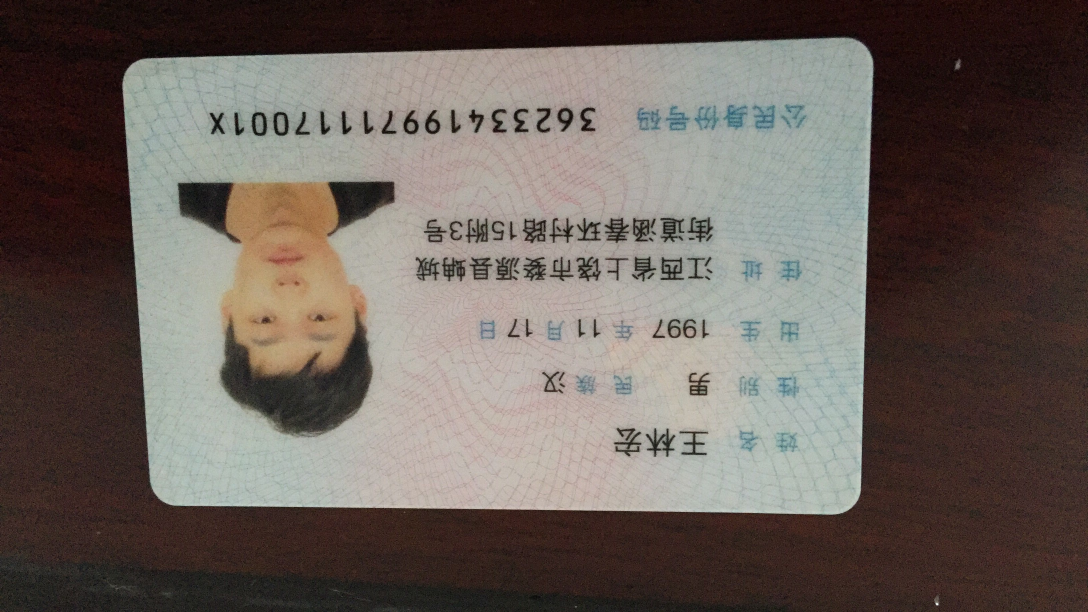
//> input picture example/images/demo2.png, 3264 x 1836 px, given in place of demo2.jpg, which was not available (shown at 1/3 size)
$ ./demo   (built with g++ and OpenCV 4)
//> lines starting //> are read from the running program, lines starting //| are printed output that depends on the picture; after the words box and inside, x2 and y2 are one past the last pixel; in counts of white or black regions, pixels touching at a corner belong together; pictures that were not available may be replaced by others from this repository, and a replacement may not be noted
#include <iostream>
#include "opencv4/opencv2/core.hpp"
#include "opencv4/opencv2/highgui.hpp"
#include "opencv4/opencv2/imgproc.hpp"

using namespace cv;
using namespace std;

//第一个参数：输入图片名称；第二个参数：输出图片名称
void GetContoursPic(const char* pSrcFileName, const char* pDstFileName) {
//> called with pSrcFileName = "./images/demo2.jpg", pDstFileName = "FinalImage.jpg"
  Mat srcImg = imread(pSrcFileName);
//> srcImg is the input picture: 1836 rows x 3264 cols, CV_8UC3; mean B, G, R 90.1, 96.1, 105.7
  imshow("原始图", srcImg);
  Mat gray, binImg;
  //灰度化
  cvtColor(srcImg, gray, COLOR_RGB2GRAY);
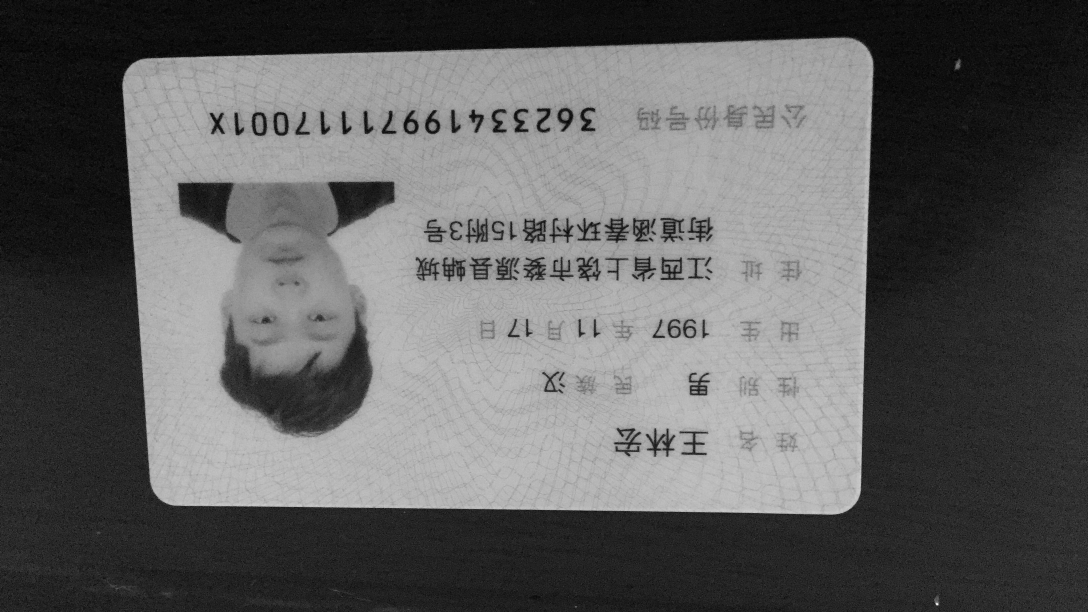
//> gray: 1836 rows x 3264 cols, CV_8UC1 (shown at 1/3 size); min 0, max 254, mean 95.4
  imshow("灰度图", gray);
  //二值化
  threshold(gray, binImg, 100, 200, THRESH_BINARY);
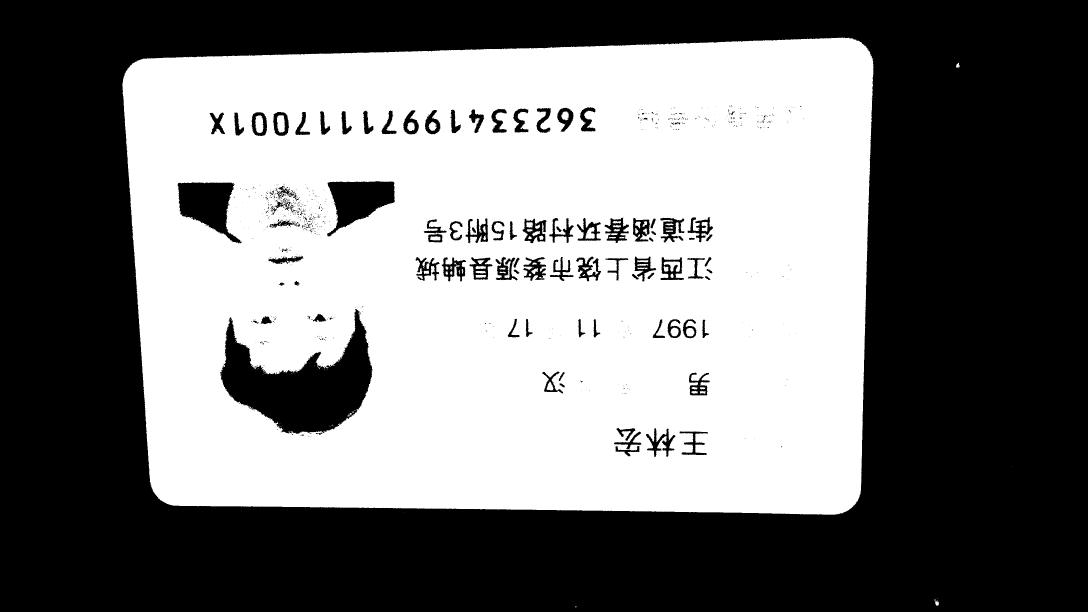
//> binImg: 1836 rows x 3264 cols, CV_8UC1 (shown at 1/3 size); values 0 (black) and 200 (white), 47% white; 189 white regions (125 under 20 px)
  imshow("二值化", binImg);

  vector<vector<Point> > contours;
  vector<Rect> boundRect(contours.size());
  //注意第5个参数为CV_RETR_EXTERNAL，只检索外框
  findContours(binImg, contours, RETR_EXTERNAL,
               CHAIN_APPROX_NONE);  //找轮廓
//> contours = 9 contours, 6 with area under 20; largest, box (x1, y1, x2, y2) and area: (367, 113, 2621, 1544) 3023414, (2803, 1798, 2817, 1817) 100, (2868, 188, 2880, 204) 78
  cout << contours.size() << endl;
//| 9
  for (int i = 0; i < contours.size(); i++) {
    //需要获取的坐标
    Point2d rectpoint[4];
//> (the run ends here: the program needs code that is not available in this run, at `Mat rect = minAreaRect(Mat(contours[i]));`)

$ run again, with example/images/demo1.png copied over example/images/demo2.png
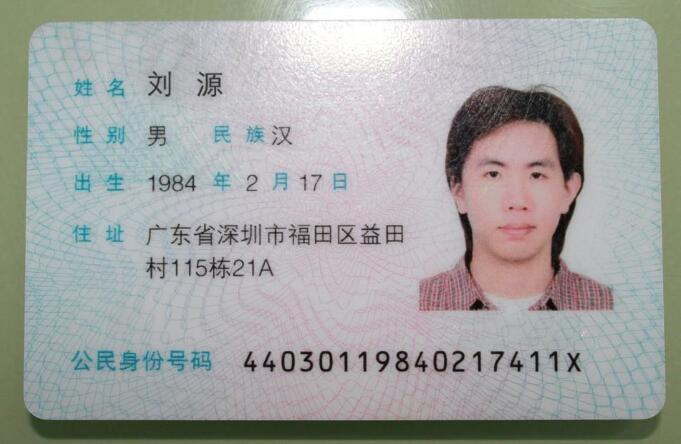
//> input picture example/images/demo1.png, 681 x 444 px, given in place of demo2.jpg, which was not available
//> in GetContoursPic, srcImg is the input picture: 444 rows x 681 cols, CV_8UC3; mean B, G, R 162.6, 164.3, 162.7
//> in GetContoursPic, `cvtColor(srcImg, gray, COLOR_RGB2GRAY);`:
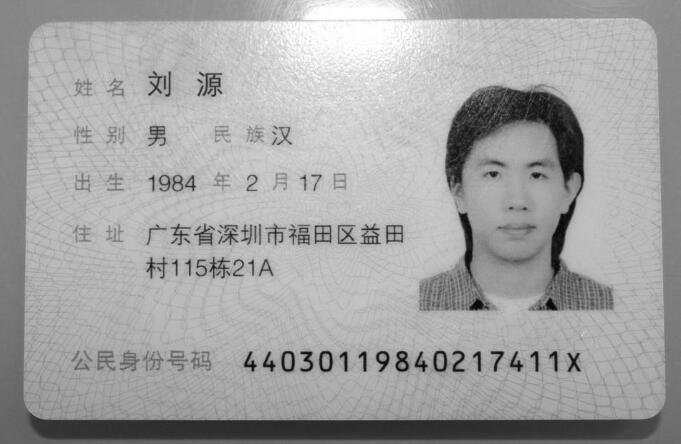
//> gray: 444 rows x 681 cols, CV_8UC1; min 1, max 255, mean 163.6
//> in GetContoursPic, `threshold(gray, binImg, 100, 200, THRESH_BINARY);`:
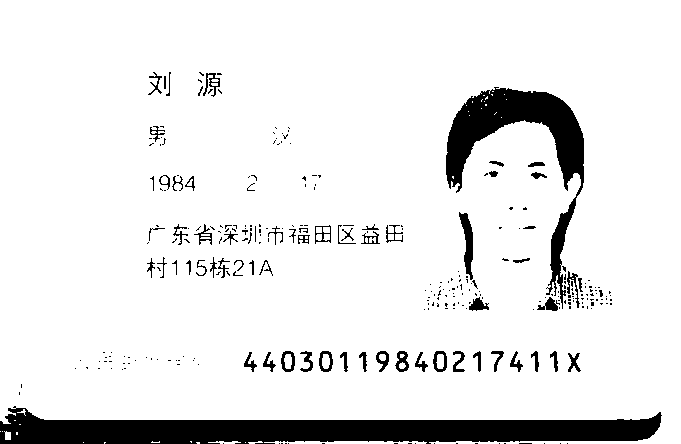
//> binImg: 444 rows x 681 cols, CV_8UC1; values 0 (black) and 200 (white), 90.6% white; 295 black regions (231 under 20 px)
//> contours = 17 contours, 13 with area under 20; largest, box (x1, y1, x2, y2) and area: (0, 0, 681, 444) 285534, (264, 441, 427, 444) 235, (4, 431, 11, 440) 36, (208, 441, 241, 444) 27
//| 17

$ run again, with example/images/demo3.png copied over example/images/demo2.png
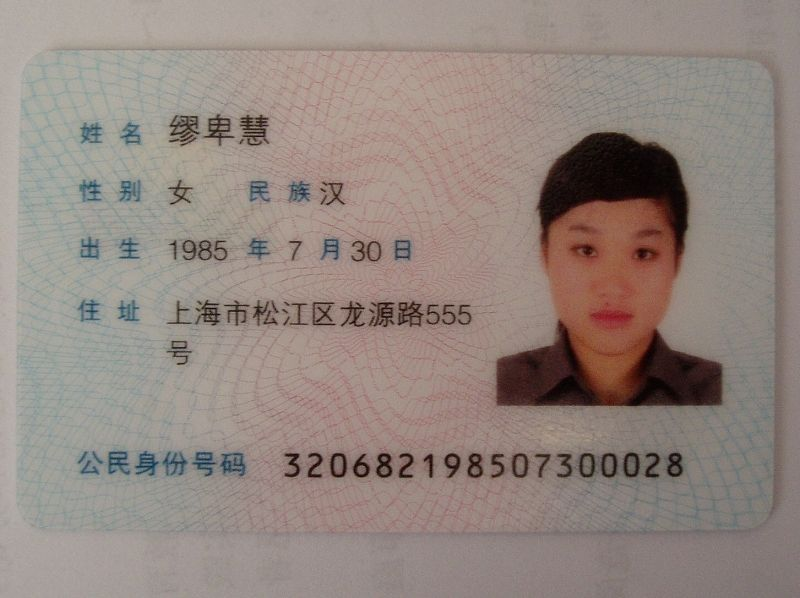
//> input picture example/images/demo3.png, 800 x 598 px, given in place of demo2.jpg, which was not available
//> in GetContoursPic, srcImg is the input picture: 598 rows x 800 cols, CV_8UC3; mean B, G, R 127.3, 133.8, 146.8
//> in GetContoursPic, `cvtColor(srcImg, gray, COLOR_RGB2GRAY);`:
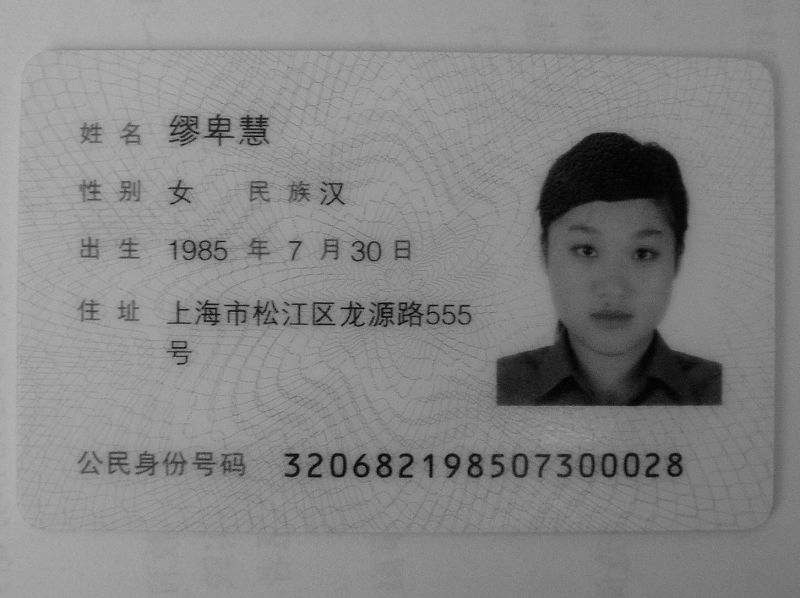
//> gray: 598 rows x 800 cols, CV_8UC1; min 1, max 183, mean 133.4
//> in GetContoursPic, `threshold(gray, binImg, 100, 200, THRESH_BINARY);`:
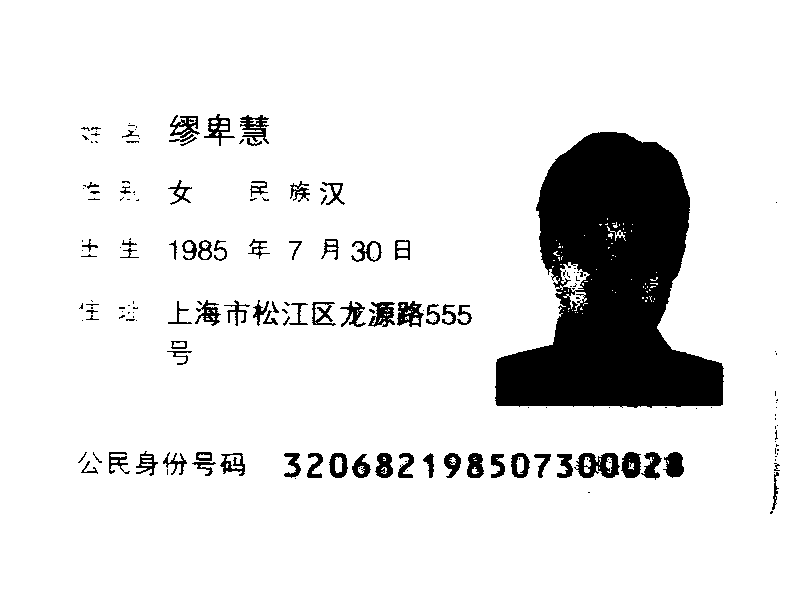
//> binImg: 598 rows x 800 cols, CV_8UC1; values 0 (black) and 200 (white), 89.3% white; 180 black regions (103 under 20 px)
//> contours = 1 contour; box (x1, y1, x2, y2) and area: (0, 0, 800, 598) 477003
//| 1
